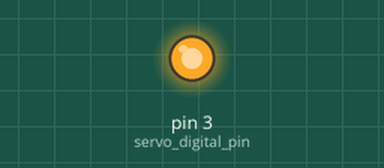
This sketch was run on a simulated Arduino Mega 2560, built with avr-gcc and run on an emulated ATmega2560. Parts: output pins drawn as LEDs (lit = HIGH).

Above: at 0.1 s.
Timing chart, 0 to 1.6 s (numbered marks = the images above):
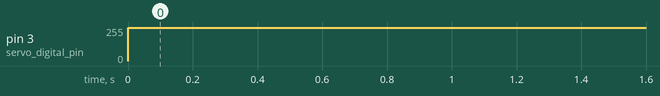

Measured:
- by itself, pin 3 (servo_digital_pin): 0/255 → 250/255 at 0.00 s

The sketch:

electrode_monitor.ino
```cpp
#include "Servo.h"
const int servopin = 52;
const int pulse_width = 1500;

Servo myservo;

/*void setup() {
  myservo.attach(10);
  myservo.write(0);
  bool res = myservo.attached();
  Serial.begin(9600);
  Serial.println(res);
}

void loop() {
  bool res = myservo.attached();
  myservo.write(75);

}*/
int servo_digital_pin = 3;

void setup(){
  pinMode(servo_digital_pin, OUTPUT);

}

void loop(){
  analogWrite(3, 250);


}
```
